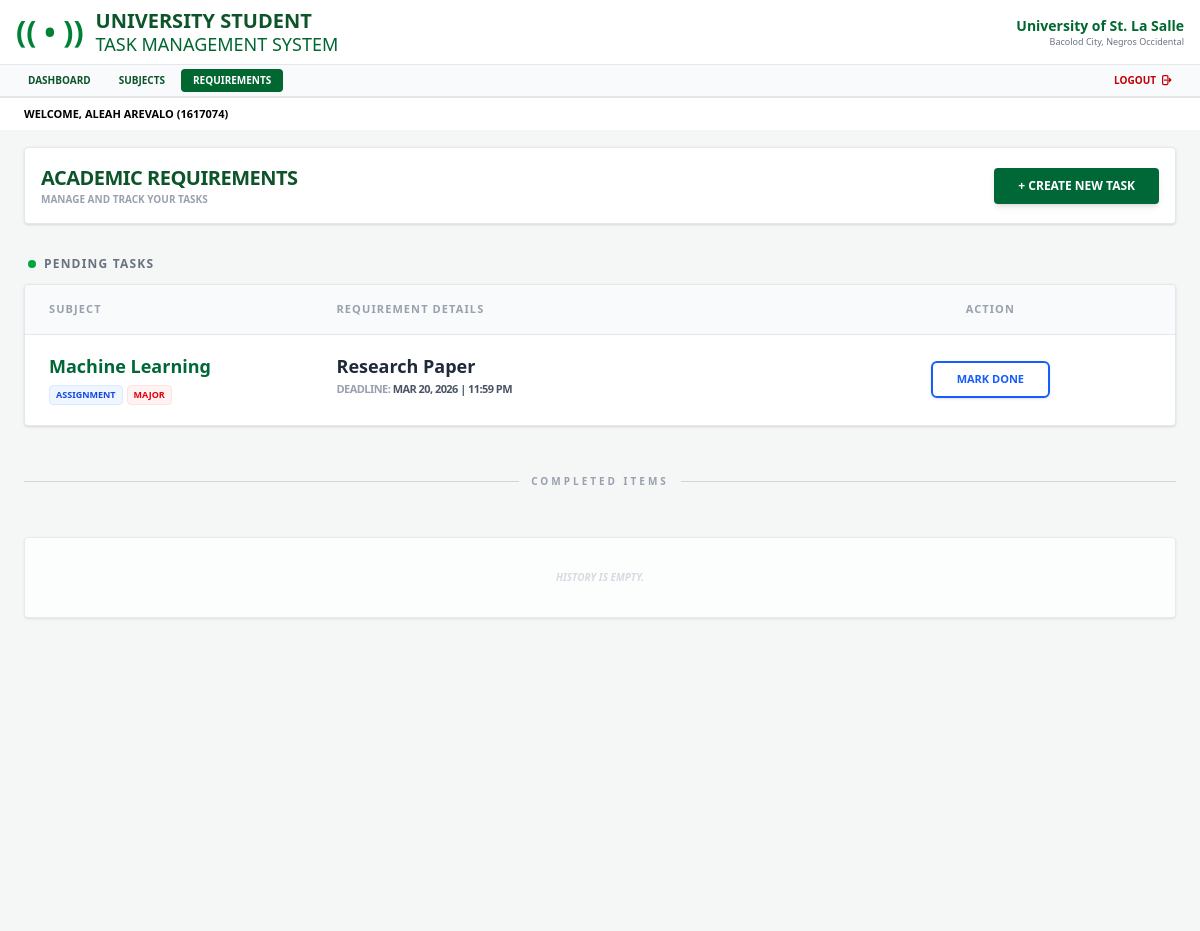
The app's page /add/ (signed in) with its own data.
### assignmenttracker/models.py (models this page shows, shortened)
class Assignment(models.Model):
    CATEGORY_CHOICES = [
        ('PROJECT', 'Project'),
        ('ASSIGNMENT', 'Assignment'),
        ('GROUPWORK', 'Groupwork'),
    ]
    user = models.ForeignKey(User, on_delete=models.CASCADE, null=True, blank=True, related_name='assignments')
    title = models.CharField(max_length=255)
    subject = models.ForeignKey(Subject, on_delete=models.CASCADE)
    category = models.CharField(max_length=20, choices=CATEGORY_CHOICES, default='ASSIGNMENT')
    is_major = models.BooleanField(default=False)
    due_date = models.DateTimeField()
    is_completed = models.BooleanField(default=False)

class Subject(models.Model):
    user = models.ForeignKey(User, on_delete=models.CASCADE, related_name='subjects', null=True)
    name = models.CharField(max_length=100)
    code = models.CharField(max_length=10)
    days = models.CharField(max_length=50) # Removed placeholder
    time = models.TimeField()

### assignmenttracker/views.py (the view)
# urls.py: path('add/', views.add_assignment, name='add_assignment'),
@login_required
def add_assignment(request):
    active_tasks = Assignment.objects.filter(user=request.user, is_completed=False).order_by('due_date')
    done_tasks = Assignment.objects.filter(user=request.user, is_completed=True).order_by('-id')
    return render(request, 'assignmenttracker/add_assignment.html', {
        'active_tasks': active_tasks,
        'done_tasks': done_tasks
    })

### assignmenttracker/templates/assignmenttracker/add_assignment.html (shortened to what this page needs)
{% extends 'base.html' %}
{% block content %}
<div class="bg-[#f4f7f6] min-h-screen p-4">
    <div class="max-w-6xl mx-auto space-y-8">
        <div class="flex justify-between items-center bg-white p-4 rounded border border-gray-200 shadow-sm">
            <div>
                <h2 class="text-xl font-black text-green-900 uppercase tracking-tight">Academic Requirements</h2>
                <p class="text-[10px] text-gray-400 font-bold uppercase">Manage and track your tasks</p>
            </div>
            <a href="{% url 'create_task' %}" class="bg-[#006837] hover:bg-green-800 text-white px-6 py-2.5 rounded font-black text-xs uppercase transition-all shadow-md transform hover:scale-105">
                + Create New Task
            </a>
        </div>
        <div class="space-y-3">
            <div class="flex items-center space-x-2 ml-1">
                <span class="w-2 h-2 bg-green-600 rounded-full animate-pulse"></span>
                <h3 class="text-xs font-black text-gray-500 uppercase tracking-widest">Pending Tasks</h3>
            </div>
            <div class="bg-white rounded border border-gray-200 shadow-sm overflow-hidden">
                <table class="w-full text-left border-collapse">
                    <thead class="bg-gray-50 border-b border-gray-200">
                        <tr class="text-[11px] font-black text-gray-400 uppercase tracking-widest">
                            <th class="px-6 py-4">Subject</th>
                            <th class="px-6 py-4">Requirement Details</th>
                            <th class="px-6 py-4 text-center">Action</th>
                        </tr>
                    </thead>
                    <tbody class="divide-y divide-gray-100">
                        {% for task in active_tasks %}
                        <tr class="hover:bg-green-50/30 transition-colors group">
                            <td class="px-6 py-5 align-top w-1/4">
                                <div class="text-lg font-black text-[#006837] leading-tight group-hover:text-green-700">
                                    {{ task.subject.name }}
                                </div>
                                <div class="mt-2 flex flex-wrap gap-1">
                                    <span class="bg-blue-50 text-blue-700 text-[9px] px-1.5 py-0.5 rounded border border-blue-100 font-black uppercase">
                                        {{ task.get_category_display }}
                                    </span>
                                    {% if task.is_major %}
                                    <span class="bg-red-50 text-red-600 text-[9px] px-1.5 py-0.5 rounded border border-red-100 font-black uppercase">
                                        Major
                                    </span>
                                    {% endif %}
                                </div>
                            </td>
                            <td class="px-6 py-5 align-top">
                                <div class="text-lg font-bold text-gray-800 leading-tight">
                                    {{ task.title }}
                                </div>
                                <div class="text-[11px] font-black text-gray-400 mt-1 uppercase tracking-tighter">
                                    Deadline: <span class="text-gray-600">{{ task.due_date|date:"M d, Y" }} | {{ task.due_date|time:"g:i A" }}</span>
                                </div>
                            </td>
                            <td class="px-6 py-5 text-center align-middle">
                                <a href="{% url 'mark_done' task.id %}"
                                   class="inline-block border-2 border-blue-600 text-blue-600 hover:bg-blue-600 hover:text-white px-6 py-2 rounded-md text-[11px] font-black uppercase transition-all shadow-sm active:scale-95">
                                    Mark Done
                                </a>
                            </td>
                        </tr>
                        {% empty %}
                        <tr>
                            <td colspan="3" class="text-center py-16">
                                <p class="text-gray-300 font-black uppercase text-xs italic">No pending requirements found.</p>
                            </td>
                        </tr>
                        {% endfor %}
                    </tbody>
                </table>
            </div>
        </div>
        <div class="relative py-4">
            <div class="absolute inset-0 flex items-center" aria-hidden="true">
            </div>
            <div class="relative flex justify-center">
                <span class="px-3 bg-[#f4f7f6] text-[10px] font-black text-gray-400 uppercase tracking-[0.3em]">Completed Items</span>
            </div>
        </div>
        <div class="space-y-3 opacity-80">
            <div class="bg-white rounded border border-gray-200 shadow-sm overflow-hidden">
                <table class="w-full text-left border-collapse">
                    <tbody class="divide-y divide-gray-50">
                        {% for task in done_tasks %}
                        <tr class="bg-gray-50/50">
                            <td class="px-6 py-4 align-top w-1/4">
                                <div class="text-md font-bold text-gray-400 leading-tight">{{ task.subject.name }}</div>
                                <span class="text-[8px] font-black text-gray-300 uppercase">{{ task.get_category_display }}</span>
                            </td>
                            <td class="px-6 py-4 align-top">
                                <div class="text-md font-bold text-gray-400 line-through leading-tight">{{ task.title }}</div>
                                <div class="text-[9px] font-bold text-green-600 uppercase italic">Settled</div>
                            </td>
                            <td class="px-6 py-4 text-center align-middle">
                                <a href="{% url 'undo_task' task.id %}"
                                   class="text-[10px] font-black text-blue-400 hover:text-blue-700 uppercase tracking-tighter hover:underline">
                                    Re-open Task
                                </a>
                            </td>
                        </tr>
                        {% empty %}
                        <tr>
                            <td colspan="3" class="text-center py-8 text-gray-300 text-[10px] font-bold uppercase italic">
                                History is empty.
                            </td>
                        </tr>
                        {% endfor %}
                    </tbody>
                </table>
            </div>
        </div>
    </div>
</div>
{% endblock %}

### theme/templates/base.html (shortened to what this page needs)
{% load static tailwind_tags %}
<!DOCTYPE html>
<html lang="en">
<head>
    {% tailwind_css %}
</head>
<body class="bg-gray-100 font-sans leading-normal tracking-normal">
    <nav class="bg-white border-b border-gray-200">
        <div class="max-w-full px-4 py-2 flex justify-between items-center">
            <div class="flex items-center space-x-3">
                <div class="text-green-700 text-3xl font-bold">(( • ))</div>
                <div>
                    <h1 class="text-xl font-bold text-green-900 leading-tight uppercase">University Student</h1>
                    <h2 class="text-lg text-green-800 leading-tight uppercase">Task Management System</h2>
                </div>
            </div>
            <div class="flex items-center space-x-4">
                <div class="text-right hidden md:block">
                    <p class="text-green-800 font-bold text-sm">University of St. La Salle</p>
                    <p class="text-gray-500 text-xs text-[9px]">Bacolod City, Negros Occidental</p>
                </div>
            </div>
        </div>
        <div class="bg-gray-50 border-y border-gray-200">
            <div class="flex justify-between items-center px-4 py-1">
                <div class="flex space-x-1 text-[10px] font-bold uppercase text-purple-900 whitespace-nowrap overflow-x-auto">
                    <a href="{% url 'dashboard' %}" class="px-3 py-1 {% if request.resolver_match.url_name == 'dashboard' %}bg-green-800 text-white{% else %}hover:bg-green-700 hover:text-white text-green-900{% endif %} rounded transition-colors">Dashboard</a>
                    <a href="{% url 'subject_list' %}" class="px-3 py-1 {% if request.resolver_match.url_name == 'subject_list' %}bg-green-800 text-white{% else %}hover:bg-green-700 hover:text-white text-green-900{% endif %} rounded transition-colors">Subjects</a>
                    <a href="{% url 'add_assignment' %}" class="px-3 py-1 {% if request.resolver_match.url_name == 'add_assignment' %}bg-green-800 text-white{% else %}hover:bg-green-700 hover:text-white text-green-900{% endif %} rounded transition-colors">Requirements</a>
                </div>
                <div class="flex text-[10px] font-bold uppercase">
                    <a href="{% url 'login' %}" class="px-3 py-1 text-red-700 hover:bg-red-700 hover:text-white rounded transition-all flex items-center space-x-1">
                        <span>Logout</span>
                    </a>
                </div>
            </div>
        </div>
    </nav>
    <div class="bg-white px-6 py-2 border-b border-gray-100 shadow-sm">
        <p class="text-[11px] font-black text-black uppercase">
            Welcome, {{ user.first_name }} {{ user.last_name|default:"ALEAH JELEIN CORDOVA AREVALO" }} ({{ user.username }})
        </p>
    </div>
    <main>
        {% block content %}
        {% endblock %}
    </main>
</body>
</html>

### records on screen
Assignment: subject.name "Machine Learning", category "ASSIGNMENT", is_major "MAJOR", title "Research Paper", due_date "MAR 20, 2026", due_date "11:59 PM"

### other values on screen
{{ user.first_name }} "ALEAH"
{{ user.last_name|default:"ALEAH JELEIN CORDOVA AREVALO" }} "AREVALO"
{{ user.username }} "1617074"
